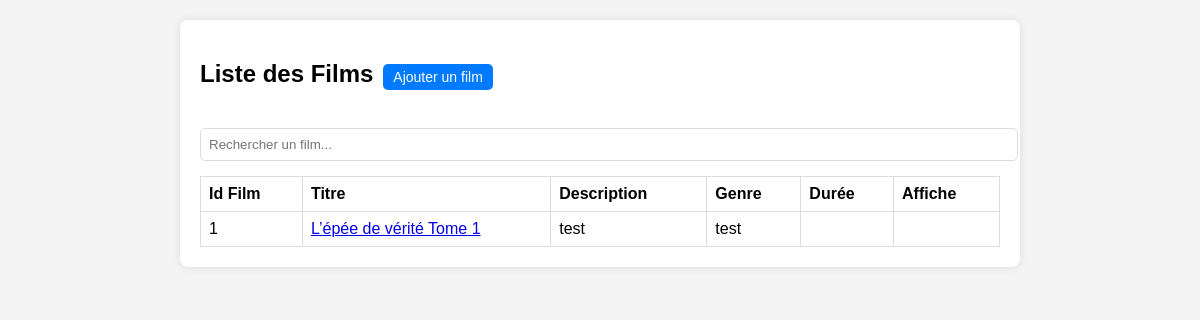
Page /vue/filmAffiche.php on the committed database.
### tables this page shows
CREATE TABLE `films` (
  `id_films` int(11) NOT NULL,
  `titre` varchar(50) NOT NULL,
  `description` varchar(999) NOT NULL,
  `genre` varchar(100) NOT NULL,
  `duree` varchar(11) NOT NULL,
  `affiche` varchar(10) NOT NULL
);

### src/repository/repositoryFilm.php (called while the page is built, shortened)
<?php
class repositoryFilm
{
    private $bdd;
    public function __construct()
    {
        $this->bdd = new BDD();
    }
        public
        function filmAffiche()
        {
            $sqlFilm = 'SELECT * FROM films';
            $reqFilm = $this->bdd->getBDD()->prepare($sqlFilm);
            $reqFilm->execute();
            return $reqFilm->fetchAll();
        }
}

### src/bdd/BDD.php (called while the page is built)
<?php
class BDD
{
    private $bdd;
    public function __construct()
    {
        $this->bdd = new PDO('mysql:host=localhost;dbname=rmr_cinema;charset=utf8', 'root','' );
    }
    public function getBdd()
    {
        return $this->bdd;
    }
}

### vue/filmAffiche.php (the view, shortened to what this page needs)
<?php
require_once "../src/repository/repositoryFilm.php";
require_once "../src/Bdd/BDD.php";
$listeFilm = new RepositoryFilm();
$listeFilm = $listeFilm->filmAffiche();
?>
<!DOCTYPE html>
<html lang="fr">
<head>
</head>
<body>
<div class="container">
    <div class="top-section">
        <h2>Liste des Films <button onclick="window.location.href='film.php'">Ajouter un film</button></h2>
    </div>
    <input type="text" id="search" class="search-bar" onkeyup="filterFilms()" placeholder="Rechercher un film...">
    <table>
        <thead>
        <tr>
            <th>Id Film</th>
            <th>Titre</th>
            <th>Description</th>
            <th>Genre</th>
            <th>Durée</th>
            <th>Affiche</th>
        </tr>
        </thead>
        <tbody>
        <?php
        for ($i = 0; $i < count($listeFilm); $i++) {
            ?>
            <tr>
                <td><?= $listeFilm[$i]['id_films']?></td>
                <td><a href="filmDetail.php?id=<?= urlencode($listeFilm[$i]['id_films']) ?>"><?= htmlspecialchars($listeFilm[$i]['titre']) ?></a></td>
                <td><?= $listeFilm[$i]['description'] ?></td>
                <td><?= $listeFilm[$i]['genre'] ?></td>
                <td><?= $listeFilm[$i]['durée'] ?></td>
                <td><img src="<?= $listeFilm[$i]['affiche'] ?>"></td>
            </tr>
            <?php
        }
        ?>
        </tbody>
    </table>
</div>
</body>
</html>

### vue/filmAffiche.php (style rules this page uses)
body { font-family: Arial, sans-serif; margin: 20px; background-color: #f4f4f4; }
.container { max-width: 800px; margin: auto; background: white; padding: 20px; border-radius: 8px; box-shadow: 0px 0px 10px rgba(0, 0, 0, 0.1); position: relative; }
.top-section { display: flex; flex-direction: column; align-items: flex-start; margin-bottom: 15px; }
.top-section button { margin: 3px; padding: 5px 10px; font-size: 14px; width: 110px; }
button { cursor: pointer; background-color: #007BFF; color: white; border: none; border-radius: 5px; }
.search-bar { width: 100%; padding: 8px; margin-bottom: 15px; border: 1px solid #ddd; border-radius: 5px; }
table { width: 100%; border-collapse: collapse; }
th, td { border: 1px solid #ddd; padding: 8px; text-align: left; max-width: 150px; overflow: hidden; text-overflow: ellipsis; white-space: nowrap; }

### rows in the picture
films: id_films "1", titre "L’épée de vérité Tome 1", description "test", genre "test"
